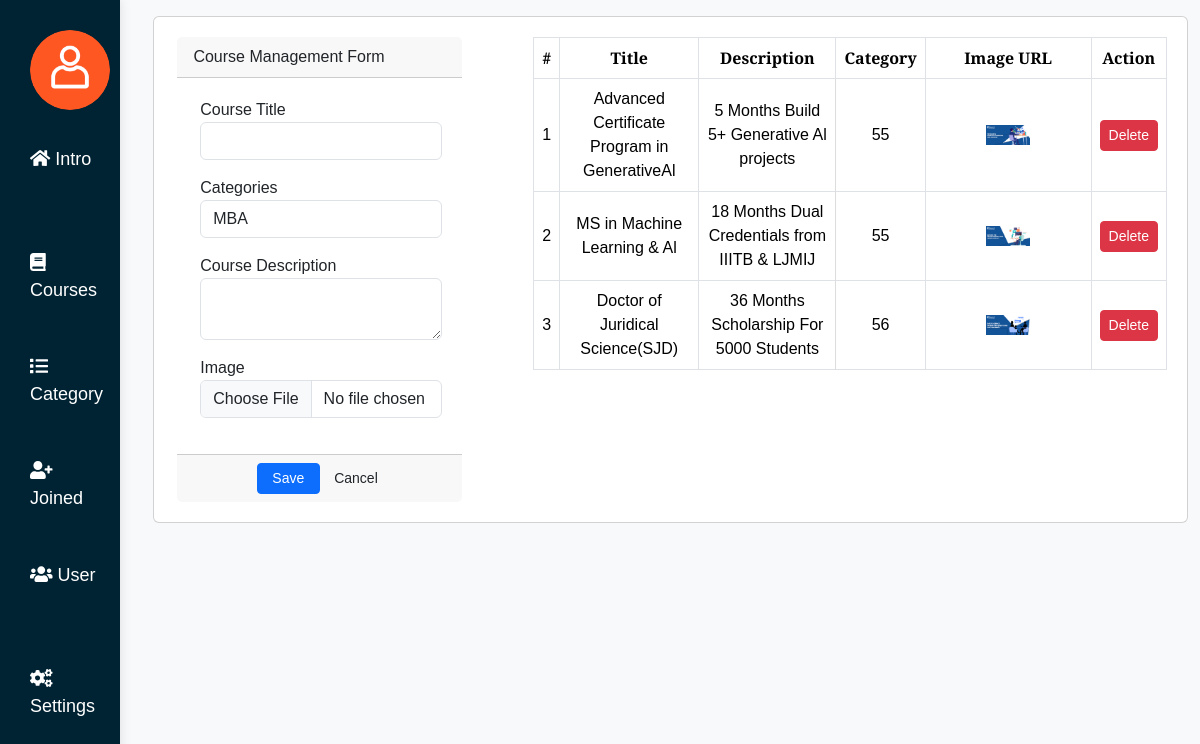
The app's page /admin/course_manage.php with its own data.
### tables this page shows
CREATE TABLE `courses` (
  `id` int(11) NOT NULL,
  `title` varchar(255) NOT NULL,
  `description` text NOT NULL,
  `image_url` text NOT NULL,
  `category_id` int(11) DEFAULT NULL
);

### admin/course_manage.php (the view, shortened to what this page needs)
<?php
include('admin_header.php');
include('admin_navbar.php');
include('admin_class.php');
?>
<div class="container-fluid">
    <div class="col-lg-12">
        <div class="row mt-3">
            <div class="col-md-12">
                <div class="card">
                    <div class="row">
                        <div class="col-md-4">
                            <form id="manage-category" onsubmit="saveCourse(event)">
                                <div class="card-body">
                                    <div class="card-header">
                                        Course Management Form
                                    </div>
                                    <div class="card-body">
                                        <div class="form-group">
                                            <label class="control-label">Course Title</label>
                                            <input type="text" class="form-control" name="title">
                                        </div>
                                        <div class="form-group">
                                            <label class="control-label">Categories </i></label>
                                            <select id="category" class="form-control" name="category">
                                                <?php
                                                $categoryQuery = "SELECT * FROM categories";
                                                $categoryResult = mysqli_query($conn, $categoryQuery);
                                                while ($categoryRow = mysqli_fetch_assoc($categoryResult)) {
                                                    $categoryId = $categoryRow['id'];
                                                    $categoryName = $categoryRow['name'];
                                                    ?>
                                                    <option value="<?php echo $categoryId; ?>">
                                                        <?php echo $categoryName; ?>
                                                    </option>
                                                <?php
                                                }
                                                ?>
                                            </select>
                                        </div>
                                        <div class="form-group">
                                            <label class="control-label">Course Description</label>
                                            <textarea class="form-control" name="description"></textarea>
                                        </div>
                                        <div class="form-group">
                                            <label for="" class="control-label">Image</label>
                                            <input type="file" class="form-control" name="image">
                                        </div>
                                    </div>
                                    <div class="card-footer">
                                        <div class="row">
                                            <div class="col-md-12">
                                                <button
                                                    class="btn btn-sm btn-primary col-sm-3 offset-md-3">Save</button>
                                                <button class="btn btn-sm btn-default col-sm-3" type="button"
                                                    onclick="$('#manage-category').get(0).reset()"> Cancel</button>
                                            </div>
                                        </div>
                                    </div>
                                </div>
                            </form>
                        </div>
                        <div class="col-md-8">
                            <div class="card-body">
                                <div>
                                    <table class="table table-bordered table-hover">
                                        <thead>
                                            <tr>
                                                <th class="text-center">#</th>
                                                <th class="text-center">Title</th>
                                                <th class="text-center">Description</th>
                                                <th class="text-center">Category</th>
                                                <th class="text-center">Image URL</th>
                                                <th class="text-center">Action</th>
                                            </tr>
                                        </thead>
                                        <tbody>
                                            <?php
                                            $i = 1;
                                            $all_courses = $conn->query("SELECT * FROM courses order by id asc");
                                            while ($row = $all_courses->fetch_assoc()):
                                                ?>
                                                <tr>
                                                    <td class="text-center">
                                                        <?php echo $i++ ?>
                                                    </td>
                                                    <td class="text-center">
                                                        <?php echo $row['title'] ?>
                                                    </td>
                                                    <td class="text-center description-cell">
                                                        <?php echo $row['description'] ?>
                                                    </td>
                                                    <td class="text-center">
                                                        <?php echo $row['category_id'] ?>
                                                    </td>
                                                    <td class="text-center">
                                                        <img class="course-image"
                                                            src="<?php echo 'course_img/uploads' . $row['image_url']; ?>"
                                                            alt="Course Image">
                                                    </td>
                                                    <td class="text-center">
                                                        <button class="btn btn-sm btn-danger delete_cat" type="button"
                                                            data-id="<?php echo $row['id'] ?>">Delete</button>
                                                    </td>
                                                </tr>
                                            <?php endwhile; ?>
                                        </tbody>
                                    </table>
                                </div>
                            </div>
                        </div>
                    </div>
                </div>
            </div>
        </div>
    </div>
</div>

### admin/admin_css/style.css (style rules this page uses)
body, h1, h2, h3, p, a { margin: 0; padding: 0; border: 0; }
body { font-family: Arial, sans-serif; font-size: 16px; }
.card { position: relative; display: flex; flex-direction: column; min-width: 0; height: var(--bs-card-height); color: var(--bs-body-color); word-wrap: break-word; background-color: var(--bs-card-bg); background-clip: border-box; border: var(--bs-card-border-width) solid var(--bs-card-border-color); border-radius: var(--bs-card-border-radius); margin-left: 12%; }
.card-body { flex: 1 1 auto; min-height: 1px; padding: 1.25rem; margin-left: 1%; }
.form-group { margin-bottom: 1rem; }

### admin/admin_navbar.php (style rules this page uses)
body { margin: 0; font-family: 'Merriweather Sans', sans-serif; background-color: #f8f9fa; }

### admin/course_manage.php (style rules this page uses)
.description-cell { max-width: 400px; overflow: hidden; white-space: normal; padding: 5px; border: 1px solid #ddd; }
.course-image { max-width: 30%; height: auto; display: block; margin: 0 auto; }
td { vertical-align: middle !important; }

### records on screen
courses: title "Advanced Certificate Program in GenerativeAl", description "5 Months Build 5+ Generative Al projects", category "55", image_url (picture)
courses: title "MS in Machine Learning & Al", description "18 Months Dual Credentials from IIITB & LJMIJ", category "55", image_url (picture)
courses: title "Doctor of Juridical Science(SJD)", description "36 Months Scholarship For 5000 Students", category "56", image_url (picture)

### other values on screen
form field category "MBA"
